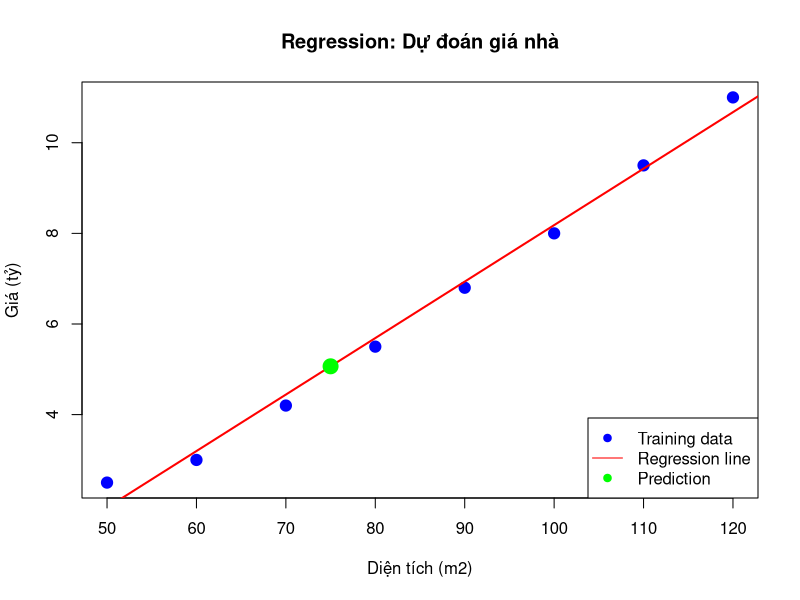
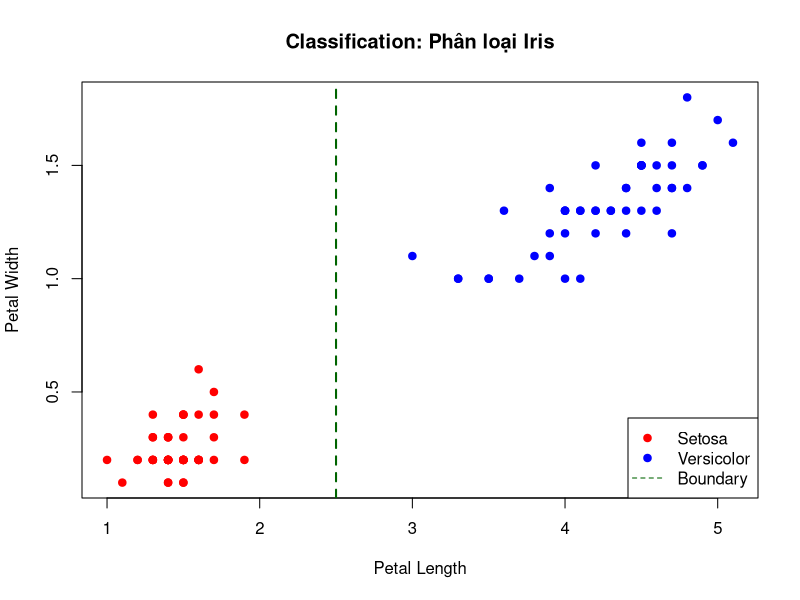
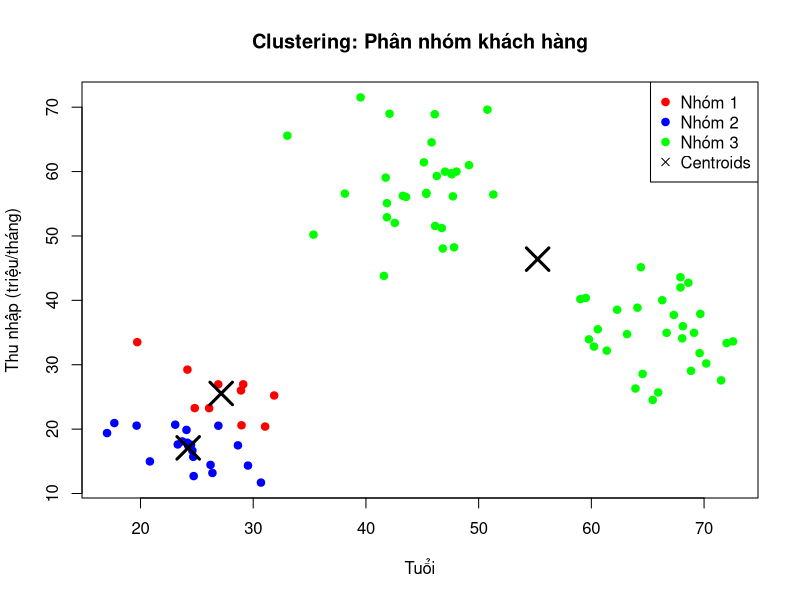
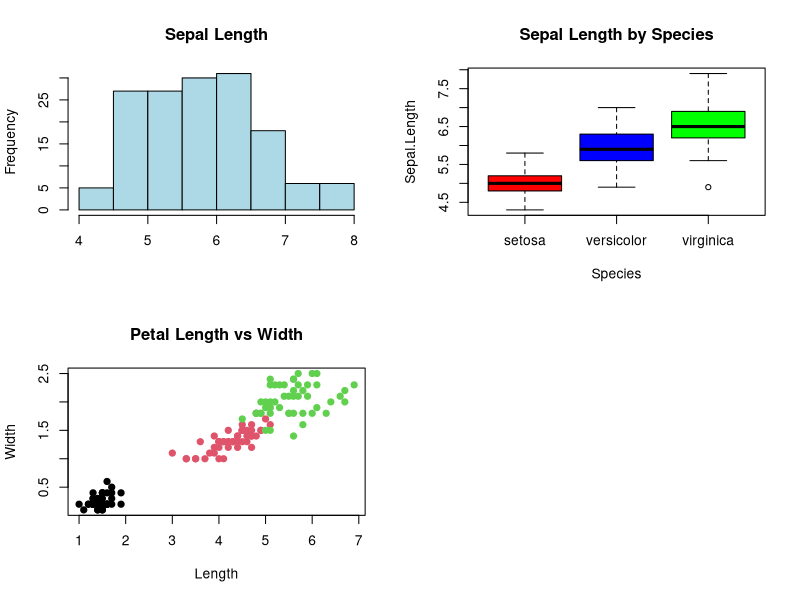
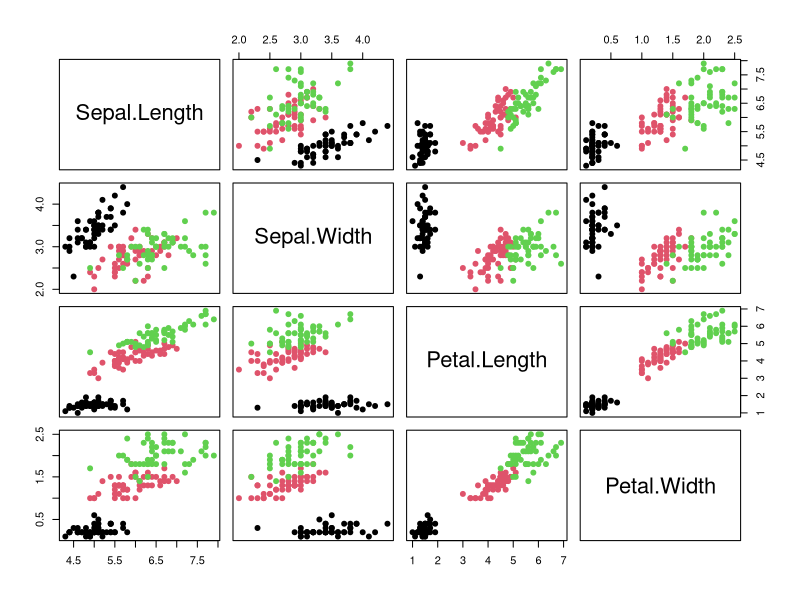
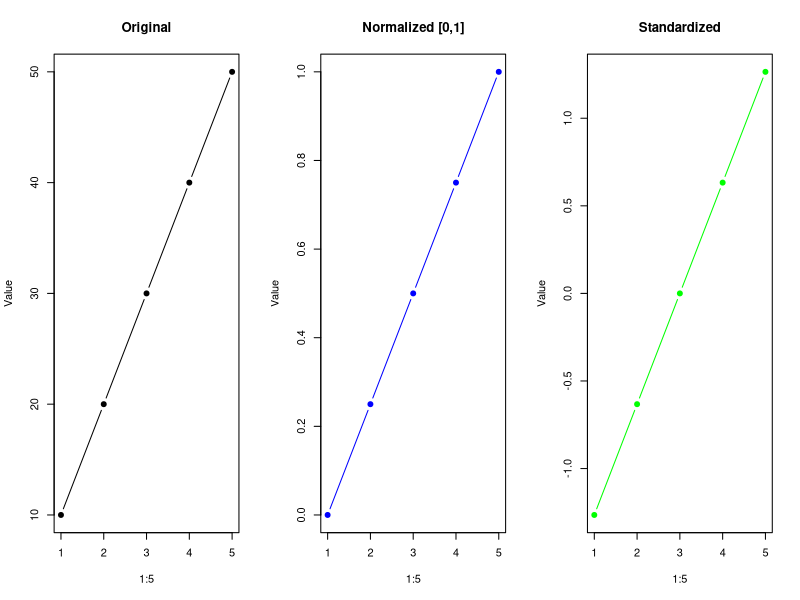
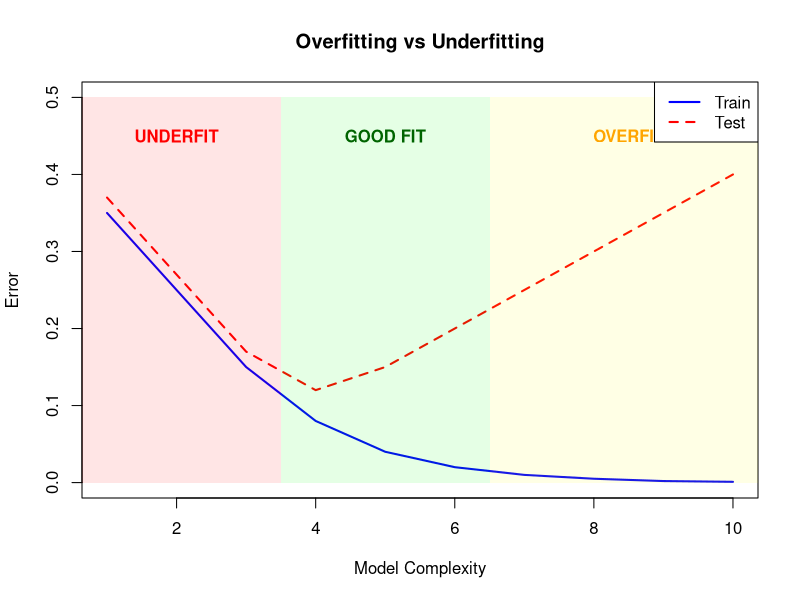
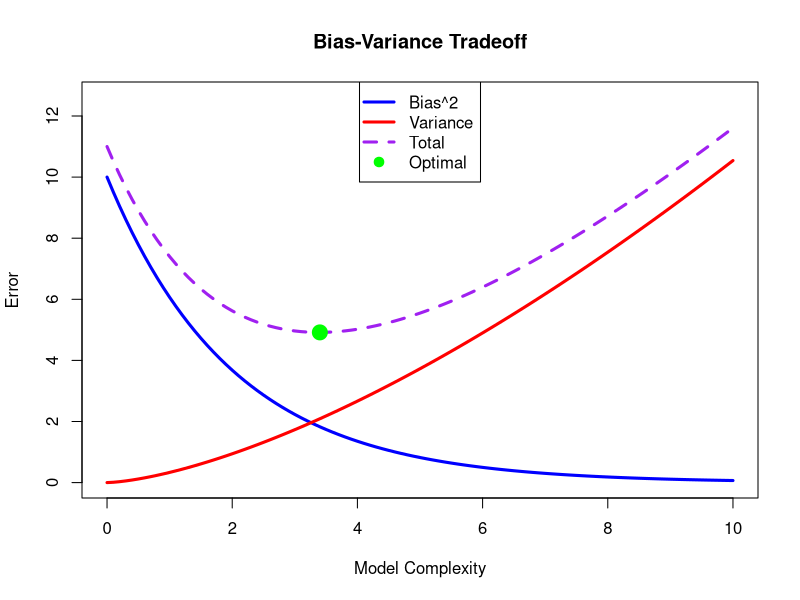

These charts were generated, in order, by the following R code:
## ---- chunk 1
knitr::opts_chunk$set(echo = TRUE, warning = FALSE, message = FALSE, 
                      fig.width = 10, fig.height = 6, dpi = 150)
## ---- chunk 2
area <- c(50, 60, 70, 80, 90, 100, 110, 120)
price <- c(2.5, 3.0, 4.2, 5.5, 6.8, 8.0, 9.5, 11.0)

plot(area, price, pch = 19, col = "blue", cex = 1.5,
     xlab = "Diện tích (m2)", ylab = "Giá (tỷ)",
     main = "Regression: Dự đoán giá nhà")

model <- lm(price ~ area)
abline(model, col = "red", lwd = 2)

new_area <- 75
new_price <- predict(model, newdata = data.frame(area = new_area))
points(new_area, new_price, pch = 19, col = "green", cex = 2)

legend("bottomright", 
       legend = c("Training data", "Regression line", "Prediction"),
       col = c("blue", "red", "green"),
       pch = c(19, NA, 19), lty = c(NA, 1, NA))
## ---- chunk 3
data(iris)
iris2 <- iris[iris$Species %in% c("setosa", "versicolor"), ]
iris2$Species <- droplevels(iris2$Species)

plot(iris2$Petal.Length, iris2$Petal.Width,
     col = c("red", "blue")[iris2$Species], pch = 19,
     xlab = "Petal Length", ylab = "Petal Width",
     main = "Classification: Phân loại Iris")

abline(v = 2.5, col = "darkgreen", lwd = 2, lty = 2)

legend("bottomright",
       legend = c("Setosa", "Versicolor", "Boundary"),
       col = c("red", "blue", "darkgreen"),
       pch = c(19, 19, NA), lty = c(NA, NA, 2))
## ---- chunk 4
set.seed(42)
age <- c(rnorm(30, 25, 3), rnorm(30, 45, 4), rnorm(30, 65, 5))
income <- c(rnorm(30, 20, 5), rnorm(30, 60, 8), rnorm(30, 35, 6))
customer <- data.frame(Age = age, Income = income)

km <- kmeans(customer, centers = 3)

plot(customer$Age, customer$Income,
     col = c("red", "blue", "green")[km$cluster], pch = 19,
     xlab = "Tuổi", ylab = "Thu nhập (triệu/tháng)",
     main = "Clustering: Phân nhóm khách hàng")

points(km$centers, pch = 4, cex = 3, lwd = 3, col = "black")

legend("topright",
       legend = c("Nhóm 1", "Nhóm 2", "Nhóm 3", "Centroids"),
       col = c("red", "blue", "green", "black"),
       pch = c(19, 19, 19, 4))
## ---- chunk 5
data(iris)
cat("Số dòng:", nrow(iris), "\n")
cat("Số cột:", ncol(iris), "\n")
cat("Missing:", sum(is.na(iris)), "\n")
## ---- chunk 6
par(mfrow = c(2, 2))

hist(iris$Sepal.Length, col = "lightblue", 
     main = "Sepal Length", xlab = "")

boxplot(Sepal.Length ~ Species, data = iris, 
        col = c("red", "blue", "green"),
        main = "Sepal Length by Species")

plot(iris$Petal.Length, iris$Petal.Width, 
     col = iris$Species, pch = 19,
     main = "Petal Length vs Width",
     xlab = "Length", ylab = "Width")

pairs(iris[, 1:4], col = iris$Species, pch = 19)

par(mfrow = c(1, 1))
## ---- chunk 7
original <- c(10, 20, 30, 40, 50)
normalized <- (original - min(original)) / (max(original) - min(original))
standardized <- (original - mean(original)) / sd(original)

par(mfrow = c(1, 3))

plot(1:5, original, type = "b", pch = 19, 
     main = "Original", ylab = "Value")

plot(1:5, normalized, type = "b", pch = 19, col = "blue",
     main = "Normalized [0,1]", ylab = "Value")

plot(1:5, standardized, type = "b", pch = 19, col = "green",
     main = "Standardized", ylab = "Value")

par(mfrow = c(1, 1))
## ---- chunk 8
set.seed(42)
idx <- sample(nrow(iris), 0.7 * nrow(iris))
train <- iris[idx, ]
test <- iris[-idx, ]

cat("Train:", nrow(train), "\n")
cat("Test:", nrow(test), "\n")
## ---- chunk 9
library(rpart)
model <- rpart(Species ~ ., data = train, method = "class")

pred <- predict(model, test, type = "class")
acc <- mean(pred == test$Species)

cat("Accuracy:", round(acc * 100, 2), "%\n")
## ---- chunk 10
cm <- table(Predicted = pred, Actual = test$Species)
print(cm)
## ---- chunk 11
model_under <- rpart(Species ~ ., train, method = "class",
                     control = rpart.control(maxdepth = 1))

model_good <- rpart(Species ~ ., train, method = "class",
                    control = rpart.control(maxdepth = 3))

model_over <- rpart(Species ~ ., train, method = "class",
                    control = rpart.control(maxdepth = 30, cp = 0))

get_acc <- function(m, data) {
  p <- predict(m, data, type = "class")
  mean(p == data$Species)
}

results <- data.frame(
  Model = c("Underfit", "Good", "Overfit"),
  Train = c(get_acc(model_under, train),
            get_acc(model_good, train),
            get_acc(model_over, train)) * 100,
  Test = c(get_acc(model_under, test),
           get_acc(model_good, test),
           get_acc(model_over, test)) * 100
)

print(results)
## ---- chunk 12
complexity <- 1:10
train_err <- c(0.35, 0.25, 0.15, 0.08, 0.04, 0.02, 0.01, 0.005, 0.002, 0.001)
test_err <- c(0.37, 0.27, 0.17, 0.12, 0.15, 0.20, 0.25, 0.30, 0.35, 0.40)

plot(complexity, train_err, type = "l", col = "blue", lwd = 2,
     ylim = c(0, 0.5), xlab = "Model Complexity", ylab = "Error",
     main = "Overfitting vs Underfitting")

lines(complexity, test_err, col = "red", lwd = 2, lty = 2)

rect(0.5, 0, 3.5, 0.5, col = rgb(1,0,0,0.1), border = NA)
rect(3.5, 0, 6.5, 0.5, col = rgb(0,1,0,0.1), border = NA)
rect(6.5, 0, 10.5, 0.5, col = rgb(1,1,0,0.1), border = NA)

text(2, 0.45, "UNDERFIT", col = "red", font = 2)
text(5, 0.45, "GOOD FIT", col = "darkgreen", font = 2)
text(8.5, 0.45, "OVERFIT", col = "orange", font = 2)

legend("topright", legend = c("Train", "Test"),
       col = c("blue", "red"), lty = c(1, 2), lwd = 2)
## ---- chunk 13
x <- seq(0, 10, 0.1)
bias <- 10 * exp(-x/2)
variance <- x^1.5 / 3
total <- bias + variance + 1

plot(x, bias, type = "l", col = "blue", lwd = 3,
     ylim = c(0, max(total) + 1),
     xlab = "Model Complexity", ylab = "Error",
     main = "Bias-Variance Tradeoff")

lines(x, variance, col = "red", lwd = 3)
lines(x, total, col = "purple", lwd = 3, lty = 2)

opt_idx <- which.min(total)
points(x[opt_idx], total[opt_idx], pch = 19, cex = 2, col = "green")

legend("top", 
       legend = c("Bias^2", "Variance", "Total", "Optimal"),
       col = c("blue", "red", "purple", "green"),
       lty = c(1, 1, 2, NA), pch = c(NA, NA, NA, 19), lwd = 3)
## ---- chunk 14
models <- c("Linear", "Tree", "Random\nForest", "SVM", "Neural\nNet")
accuracy <- c(0.75, 0.82, 0.90, 0.88, 0.92)

barplot(accuracy, names.arg = models, col = rainbow(5),
        ylim = c(0, 1), ylab = "Accuracy",
        main = "Model Comparison", las = 2)

abline(h = 0.8, col = "red", lty = 2, lwd = 2)

text(1:5, accuracy + 0.03, 
     paste0(round(accuracy * 100, 1), "%"), 
     cex = 1.1, font = 2)
